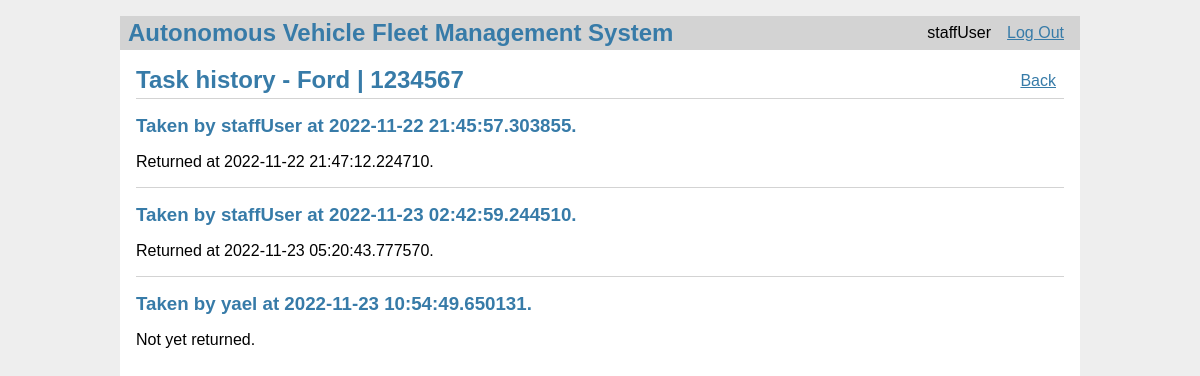
The app's page /vehicles/task_history?vid=1 (signed in) with its own data.
### models.py (models this page shows, shortened)
class User(db.Model):
    id = db.Column(db.Integer, primary_key=True)
    username = db.Column(db.String(80), unique=True, nullable=False)
    password = db.Column(db.String(80), unique=True, nullable=False)
    role = db.Column(db.String(80), unique=False, nullable=False)

class Vehicle(db.Model):
    id = db.Column(db.Integer, primary_key=True)
    manufacturer = db.Column(db.String(80), unique=False, nullable=False)
    license_plate_number = db.Column(
        db.String(80), unique=True, nullable=False)
    user_id = db.Column(db.Integer, nullable=True)
    available = db.Column(db.Boolean, unique=False,
                          nullable=False, default=True)

class VehicleTask(db.Model):
    id = db.Column(db.Integer, primary_key=True)
    vehicle_id = db.Column(db.Integer, nullable=False)
    user_id = db.Column(db.Integer, nullable=False)
    completed = db.Column(db.Boolean, unique=False,
                          nullable=False, default=False)
    start_time = db.Column(db.DateTime, nullable=False)
    end_time = db.Column(db.DateTime, nullable=True)

### vehicles.py (the view)
@bp.route('/task_history', methods=('GET', 'POST'))
def task_history():
    vid = request.args.get('vid')
    vehicle = Vehicle.query.filter_by(id=vid).first()
    tasks = VehicleTask.query.filter_by(vehicle_id=vid).all()
    users = {
        user.id: user for user in
        User.query.filter(User.id.in_(
            [task.user_id for task in tasks]
        )).all()
    }
    return render_template('vehicles/task_history.html', vehicle=vehicle, tasks=tasks, users=users)

### auth.py (called while the page is built)
@bp.before_app_request
def load_logged_in_user():
    user_id = session.get('user_id')
    if user_id is None:
        g.user = None
    else:
        g.user = User.query.filter_by(id=user_id).first()

### templates/vehicles/task_history.html
{% extends 'base.html' %}
{% block header %}
<h1>Task history - {% block title %}{{ vehicle.manufacturer }} | {{ vehicle.license_plate_number }}{% endblock %}</h1>
{% if g.user.role == 'STAFF' %}
<a class="action" href="{{ url_for('vehicles.index') }}">Back</a>
{% endif %}
{% endblock %}
{% block content %}
{% for t in tasks %}
<article class="task">
    <header>
        <div>
            <h1>Taken by {{ users[t.user_id].username }} at {{ t.start_time }}.</h1>
            {% if t.end_time %}
            <p>Returned at {{ t.end_time }}.</p>
            {% else %}
            <p>Not yet returned.</p>
            {% endif %}
        </div>
    </header>
</article>
{% if not loop.last %}
<hr>
{% endif %}
{% endfor %}
{% endblock %}

### templates/base.html (shortened to what this page needs)
<!doctype html>
<link rel="stylesheet" href="{{ url_for('static', filename='style.css') }}">
<nav>
    <h1>Autonomous Vehicle Fleet Management System</h1>
    <ul>
        {% if g.user %}
        <li><span>{{ g.user['username'] }}</span>
        <li><a href="{{ url_for('auth.logout') }}">Log Out</a>
            {% else %}
        <li><a href="{{ url_for('auth.register') }}">Register</a>
        <li><a href="{{ url_for('auth.login') }}">Log In</a>
            {% endif %}
    </ul>
</nav>
<section class="content">
    <header>
        {% block header %}{% endblock %}
    </header>
    {% block content %}{% endblock %}
</section>

### static/style.css (style rules this page uses)
h1 { font-family: sans-serif; color: #377ba8; margin: 1rem 0; }
a { color: #377ba8; }
hr { border: none; border-top: 1px solid lightgray; }
nav { background: lightgray; display: flex; align-items: center; padding: 0 0.5rem; }
nav h1 { flex: auto; margin: 0; }
nav ul { display: flex; list-style: none; margin: 0; padding: 0; }
nav ul li a, nav ul li span, header .action { display: block; padding: 0.5rem; }
.content { padding: 0 1rem 1rem; }
.content>header { border-bottom: 1px solid lightgray; display: flex; align-items: flex-end; }
.content>header h1 { flex: auto; margin: 1rem 0 0.25rem 0; }
.content:last-child { margin-bottom: 0; }

### records on screen
User: user.username "staffUser", username "staffUser"
Vehicle: manufacturer "Ford", license_plate_number "1234567"
VehicleTask: start_time "2022-11-22 21:45:57.303855", end_time "2022-11-22 21:47:12.224710"
VehicleTask: start_time "2022-11-23 02:42:59.244510", end_time "2022-11-23 05:20:43.777570"
VehicleTask: start_time "2022-11-23 10:54:49.650131", shows "Not yet returned."
User: username "yael"
